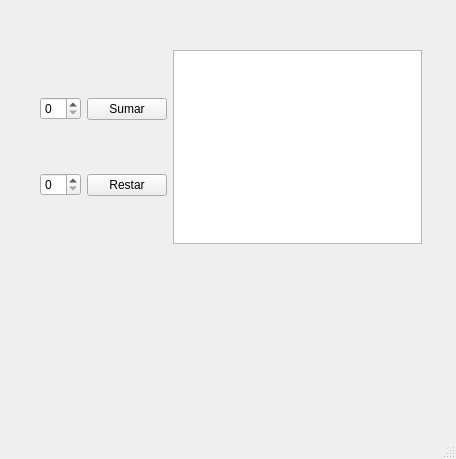
<?xml version="1.0" encoding="UTF-8"?>
<ui version="4.0">
 <class>MainWindow</class>
 <widget class="QMainWindow" name="MainWindow">
  <property name="geometry">
   <rect>
    <x>0</x>
    <y>0</y>
    <width>456</width>
    <height>459</height>
   </rect>
  </property>
  <property name="windowTitle">
   <string>MainWindow</string>
  </property>
  <widget class="QWidget" name="centralwidget">
   <widget class="QWidget" name="">
    <property name="geometry">
     <rect>
      <x>40</x>
      <y>50</y>
      <width>382</width>
      <height>194</height>
     </rect>
    </property>
    <layout class="QHBoxLayout" name="horizontalLayout">
     <item>
      <layout class="QVBoxLayout" name="verticalLayout">
       <item>
        <widget class="QSpinBox" name="sp1"/>
       </item>
       <item>
        <widget class="QSpinBox" name="sp2"/>
       </item>
      </layout>
     </item>
     <item>
      <layout class="QVBoxLayout" name="verticalLayout_2">
       <property name="spacing">
        <number>6</number>
       </property>
       <item>
        <widget class="QPushButton" name="p_sumar">
         <property name="minimumSize">
          <size>
           <width>0</width>
           <height>0</height>
          </size>
         </property>
         <property name="text">
          <string>Sumar</string>
         </property>
        </widget>
       </item>
       <item>
        <widget class="QPushButton" name="p_restar">
         <property name="text">
          <string>Restar</string>
         </property>
        </widget>
       </item>
      </layout>
     </item>
     <item>
      <widget class="QTextEdit" name="t_resultado">
       <property name="html">
        <string>&lt;!DOCTYPE HTML PUBLIC &quot;-//W3C//DTD HTML 4.0//EN&quot; &quot;http://www.w3.org/TR/REC-html40/strict.dtd&quot;&gt;
&lt;html&gt;&lt;head&gt;&lt;meta name=&quot;qrichtext&quot; content=&quot;1&quot; /&gt;&lt;meta charset=&quot;utf-8&quot; /&gt;&lt;style type=&quot;text/css&quot;&gt;
p, li { white-space: pre-wrap; }
hr { height: 1px; border-width: 0; }
li.unchecked::marker { content: &quot;\2610&quot;; }
li.checked::marker { content: &quot;\2612&quot;; }
&lt;/style&gt;&lt;/head&gt;&lt;body style=&quot; font-family:'Segoe UI'; font-size:9pt; font-weight:400; font-style:normal;&quot;&gt;
&lt;p align=&quot;center&quot; style=&quot;-qt-paragraph-type:empty; margin-top:0px; margin-bottom:0px; margin-left:0px; margin-right:0px; -qt-block-indent:0; text-indent:0px;&quot;&gt;&lt;br /&gt;&lt;/p&gt;&lt;/body&gt;&lt;/html&gt;</string>
       </property>
      </widget>
     </item>
    </layout>
   </widget>
  </widget>
  <widget class="QMenuBar" name="menubar">
   <property name="geometry">
    <rect>
     <x>0</x>
     <y>0</y>
     <width>456</width>
     <height>22</height>
    </rect>
   </property>
  </widget>
  <widget class="QStatusBar" name="statusbar"/>
 </widget>
 <resources/>
 <connections/>
</ui>
